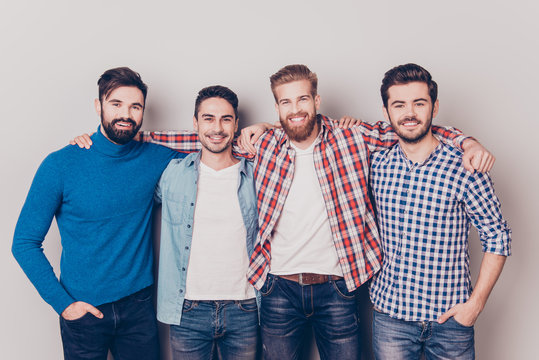
#> input picture group_photo.jpeg, 539 x 360 px, given in place of the camera
$ python sample17_OBJECT_DETECTION_AND_OBJECT_TRACKING_USING_HSV_COLOR_SPACE_WITH_CAMERA_LIVE.py
#> lines starting #> are read from the running program, lines starting #| are printed output that depends on the picture; after the words box and inside, x2 and y2 are one past the last pixel; in counts of white or black regions, pixels touching at a corner belong together
import cv2
import numpy as np

def nothing(x):
    pass

cap = cv2.VideoCapture(0)

cv2.namedWindow("tracking")

cv2.createTrackbar('LH', 'tracking', 0, 255, nothing)
#> slider 'LH' is set to 51
cv2.createTrackbar('LS', 'tracking', 0, 255, nothing)
#> slider 'LS' is set to 51
cv2.createTrackbar('LV', 'tracking', 0, 255, nothing)
#> slider 'LV' is set to 51


cv2.createTrackbar('UH', 'tracking', 255, 255, nothing)
cv2.createTrackbar('US', 'tracking', 255, 255, nothing)
cv2.createTrackbar('UV', 'tracking', 255, 255, nothing)

while True:
    ret, frame = cap.read()
#> frame is the input picture: shape (360, 539, 3); mean B, G, R 165.4, 153.4, 150.9
    if not ret:
        print("not reading from camera: ")
        break

    hsv = cv2.cvtColor(frame, cv2.COLOR_BGR2HSV)
#> hsv: shape (360, 539, 3); mean H, S, V 62.2, 70.7, 176.2


    l_h = cv2.getTrackbarPos('LH', 'tracking')
    l_s = cv2.getTrackbarPos('LS', 'tracking')
    l_v = cv2.getTrackbarPos('LV', 'tracking')
    u_h = cv2.getTrackbarPos('UH', 'tracking')
    u_s = cv2.getTrackbarPos('US', 'tracking')
    u_v = cv2.getTrackbarPos('UV', 'tracking')

    lower_bound = np.array([l_h, l_s, l_v])
    upper_bound = np.array([u_h, u_s, u_v])


    mask = cv2.inRange(hsv, lower_bound, upper_bound)
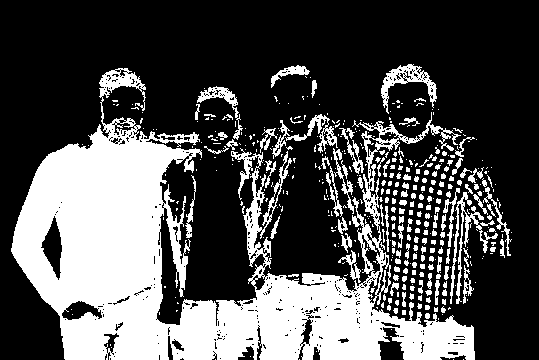
#> mask: shape (360, 539); 31.5% white; 453 white regions (295 under 20 px), largest, box (x1, y1, x2, y2) and area: (11, 68, 475, 360) 50047, (450, 192, 498, 304) 919, (381, 64, 437, 114) 815
    result = cv2.bitwise_and(frame, frame, mask=mask)
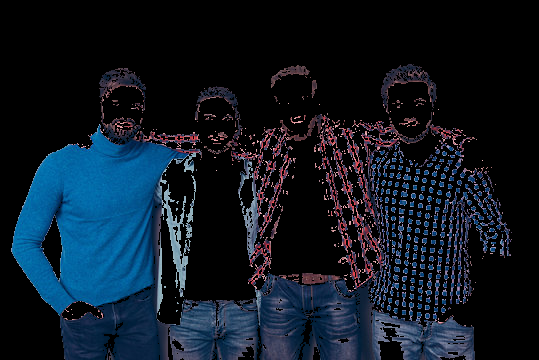
#> result: shape (360, 539, 3); mean B, G, R 36.5, 24.8, 14.2


    cv2.imshow('frame', frame)
    cv2.imshow('mask', mask)
    cv2.imshow('result', result)


    if cv2.waitKey(1) & 0xFF == 27:
#> (key Esc is pressed here)
        break

cap.release()
cv2.destroyAllWindows()
